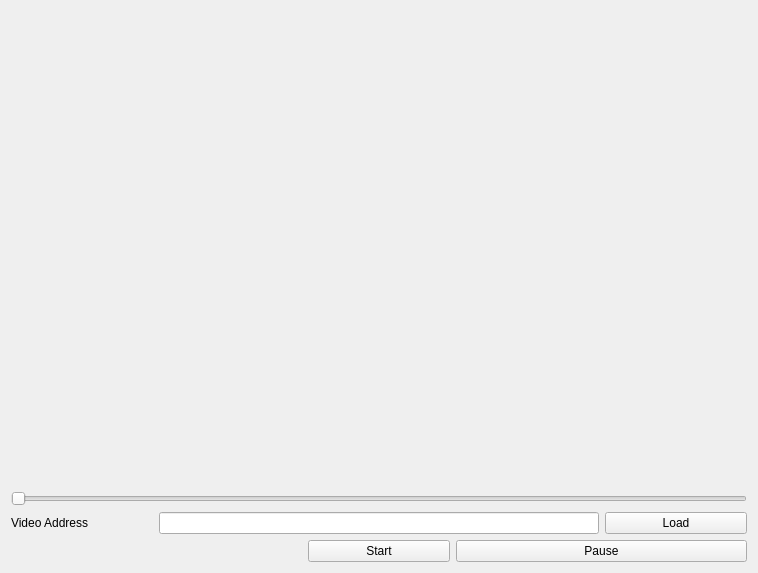
<?xml version="1.0" encoding="UTF-8"?>
<ui version="4.0">
 <class>MainWindow</class>
 <widget class="QMainWindow" name="MainWindow">
  <property name="geometry">
   <rect>
    <x>0</x>
    <y>0</y>
    <width>758</width>
    <height>573</height>
   </rect>
  </property>
  <property name="sizePolicy">
   <sizepolicy hsizetype="Preferred" vsizetype="Preferred">
    <horstretch>0</horstretch>
    <verstretch>0</verstretch>
   </sizepolicy>
  </property>
  <property name="windowTitle">
   <string>MainWindow</string>
  </property>
  <widget class="QWidget" name="centralWidget">
   <layout class="QGridLayout" name="gridLayout_2">
    <item row="0" column="0">
     <layout class="QGridLayout" name="gridLayout">
      <property name="sizeConstraint">
       <enum>QLayout::SetMaximumSize</enum>
      </property>
      <item row="0" column="0" colspan="5">
       <widget class="QLabel" name="label">
        <property name="sizePolicy">
         <sizepolicy hsizetype="Expanding" vsizetype="Expanding">
          <horstretch>0</horstretch>
          <verstretch>0</verstretch>
         </sizepolicy>
        </property>
        <property name="autoFillBackground">
         <bool>true</bool>
        </property>
        <property name="text">
         <string/>
        </property>
       </widget>
      </item>
      <item row="1" column="0" colspan="5">
       <widget class="QSlider" name="videoSlider">
        <property name="orientation">
         <enum>Qt::Horizontal</enum>
        </property>
       </widget>
      </item>
      <item row="2" column="0">
       <widget class="QLabel" name="lable_2">
        <property name="sizePolicy">
         <sizepolicy hsizetype="Minimum" vsizetype="Fixed">
          <horstretch>0</horstretch>
          <verstretch>0</verstretch>
         </sizepolicy>
        </property>
        <property name="autoFillBackground">
         <bool>true</bool>
        </property>
        <property name="text">
         <string>Video Address</string>
        </property>
       </widget>
      </item>
      <item row="2" column="1" colspan="3">
       <widget class="QLineEdit" name="lineEditVidoeAddress">
        <property name="sizePolicy">
         <sizepolicy hsizetype="Expanding" vsizetype="Fixed">
          <horstretch>0</horstretch>
          <verstretch>0</verstretch>
         </sizepolicy>
        </property>
        <property name="text">
         <string/>
        </property>
       </widget>
      </item>
      <item row="2" column="4">
       <widget class="QPushButton" name="btnLoad">
        <property name="sizePolicy">
         <sizepolicy hsizetype="Minimum" vsizetype="Fixed">
          <horstretch>0</horstretch>
          <verstretch>0</verstretch>
         </sizepolicy>
        </property>
        <property name="text">
         <string>Load</string>
        </property>
       </widget>
      </item>
      <item row="3" column="0" colspan="2">
       <spacer name="horizontalSpacer">
        <property name="orientation">
         <enum>Qt::Horizontal</enum>
        </property>
        <property name="sizeType">
         <enum>QSizePolicy::Fixed</enum>
        </property>
        <property name="sizeHint" stdset="0">
         <size>
          <width>116</width>
          <height>17</height>
         </size>
        </property>
       </spacer>
      </item>
      <item row="3" column="2">
       <widget class="QPushButton" name="btnStart">
        <property name="sizePolicy">
         <sizepolicy hsizetype="Minimum" vsizetype="Fixed">
          <horstretch>0</horstretch>
          <verstretch>0</verstretch>
         </sizepolicy>
        </property>
        <property name="text">
         <string>Start</string>
        </property>
       </widget>
      </item>
      <item row="3" column="3" colspan="2">
       <widget class="QPushButton" name="btnPause">
        <property name="sizePolicy">
         <sizepolicy hsizetype="Minimum" vsizetype="Fixed">
          <horstretch>0</horstretch>
          <verstretch>0</verstretch>
         </sizepolicy>
        </property>
        <property name="text">
         <string>Pause</string>
        </property>
       </widget>
      </item>
     </layout>
    </item>
   </layout>
  </widget>
 </widget>
 <layoutdefault spacing="6" margin="11"/>
 <resources/>
 <connections/>
</ui>
